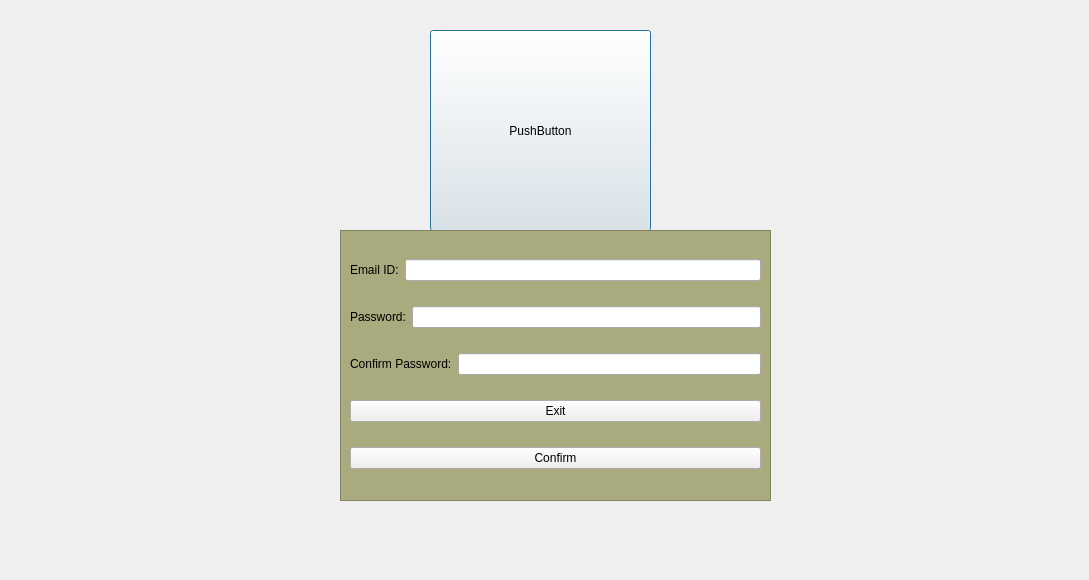
<?xml version="1.0" encoding="UTF-8"?>
<ui version="4.0">
 <class>Dialog</class>
 <widget class="QDialog" name="Dialog">
  <property name="geometry">
   <rect>
    <x>0</x>
    <y>0</y>
    <width>1089</width>
    <height>580</height>
   </rect>
  </property>
  <property name="windowTitle">
   <string>Dialog</string>
  </property>
  <widget class="QPushButton" name="pushButton">
   <property name="geometry">
    <rect>
     <x>430</x>
     <y>30</y>
     <width>221</width>
     <height>201</height>
    </rect>
   </property>
   <property name="styleSheet">
    <string notr="true">QPushButton
{
background-image:url(&quot;C:/Users/swath/OneDrive/Desktop/sign.png&quot;);
}</string>
   </property>
   <property name="text">
    <string>PushButton</string>
   </property>
  </widget>
  <widget class="QFrame" name="frame">
   <property name="geometry">
    <rect>
     <x>340</x>
     <y>230</y>
     <width>431</width>
     <height>271</height>
    </rect>
   </property>
   <property name="styleSheet">
    <string notr="true">QFrame{
background:#aaaa7f;
}</string>
   </property>
   <property name="frameShape">
    <enum>QFrame::StyledPanel</enum>
   </property>
   <property name="frameShadow">
    <enum>QFrame::Raised</enum>
   </property>
   <layout class="QVBoxLayout" name="verticalLayout">
    <item>
     <layout class="QHBoxLayout" name="horizontalLayout">
      <item>
       <widget class="QLabel" name="email">
        <property name="text">
         <string>Email ID:</string>
        </property>
       </widget>
      </item>
      <item>
       <widget class="QLineEdit" name="Email_lineEdit"/>
      </item>
     </layout>
    </item>
    <item>
     <layout class="QHBoxLayout" name="horizontalLayout_2">
      <item>
       <widget class="QLabel" name="pwd">
        <property name="text">
         <string>Password:</string>
        </property>
       </widget>
      </item>
      <item>
       <widget class="QLineEdit" name="pass_lineEdit">
        <property name="echoMode">
         <enum>QLineEdit::Password</enum>
        </property>
       </widget>
      </item>
     </layout>
    </item>
    <item>
     <layout class="QHBoxLayout" name="horizontalLayout_3">
      <item>
       <widget class="QLabel" name="confirmpwd">
        <property name="text">
         <string>Confirm Password:</string>
        </property>
       </widget>
      </item>
      <item>
       <widget class="QLineEdit" name="Confirm_lineEdit">
        <property name="echoMode">
         <enum>QLineEdit::Password</enum>
        </property>
       </widget>
      </item>
     </layout>
    </item>
    <item>
     <widget class="QPushButton" name="Exit_Button">
      <property name="text">
       <string>Exit</string>
      </property>
     </widget>
    </item>
    <item>
     <widget class="QPushButton" name="Confirm_Button">
      <property name="text">
       <string>Confirm</string>
      </property>
     </widget>
    </item>
   </layout>
  </widget>
 </widget>
 <resources/>
 <connections/>
</ui>
